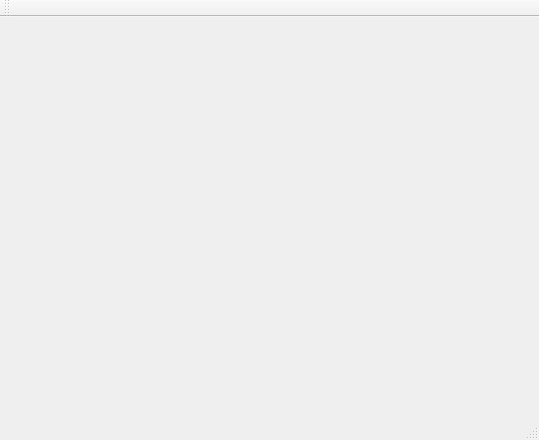
<?xml version="1.0" encoding="UTF-8"?>
<ui version="4.0">
 <class>MainWindow</class>
 <widget class="QMainWindow" name="MainWindow">
  <property name="geometry">
   <rect>
    <x>0</x>
    <y>0</y>
    <width>539</width>
    <height>440</height>
   </rect>
  </property>
  <property name="windowTitle">
   <string>MainWindow</string>
  </property>
  <widget class="QWidget" name="centralWidget">
   <widget class="SlideSwitch" name="widget" native="true">
    <property name="geometry">
     <rect>
      <x>150</x>
      <y>170</y>
      <width>71</width>
      <height>21</height>
     </rect>
    </property>
   </widget>
   <widget class="SlideSwitch" name="widget_2" native="true">
    <property name="geometry">
     <rect>
      <x>220</x>
      <y>260</y>
      <width>120</width>
      <height>80</height>
     </rect>
    </property>
   </widget>
  </widget>
  <widget class="QMenuBar" name="menuBar">
   <property name="geometry">
    <rect>
     <x>0</x>
     <y>0</y>
     <width>539</width>
     <height>23</height>
    </rect>
   </property>
  </widget>
  <widget class="QToolBar" name="mainToolBar">
   <attribute name="toolBarArea">
    <enum>TopToolBarArea</enum>
   </attribute>
   <attribute name="toolBarBreak">
    <bool>false</bool>
   </attribute>
  </widget>
  <widget class="QStatusBar" name="statusBar"/>
 </widget>
 <layoutdefault spacing="6" margin="11"/>
 <customwidgets>
  <customwidget>
   <class>SlideSwitch</class>
   <extends>QWidget</extends>
   <header>slideswitch.h</header>
   <container>1</container>
  </customwidget>
 </customwidgets>
 <resources/>
 <connections/>
</ui>
